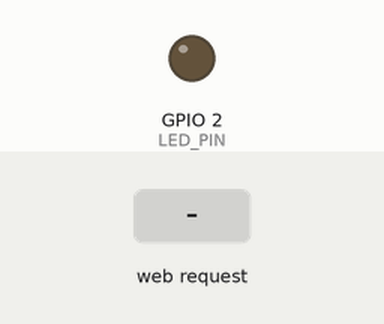
Recording of a sketch running on a simulated ESP32. Shown: output pins drawn as LEDs (lit = HIGH). The test bench sets the inputs (shaded band). WiFi joins after 1.5 s; servers stay silent unless stated; what the sketch prints to the serial monitor is not drawn.

Above: at 2.7 s.
2.8 s: HTTP request GET /set?b=120 received
At 4.6 s:
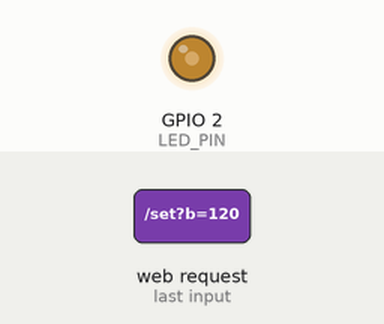
4.9 s: HTTP request GET /set received
At 5.06 s:
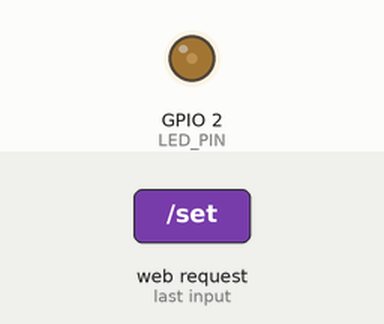
Timing chart, 0 to 7.9 s (numbered marks = the images above; inputs shaded):
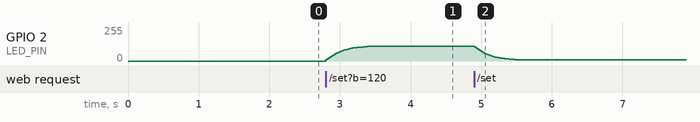

Measured:
- after the input at 2.8 s, GPIO 2 (LED_PIN): moves from 0/255 to 110/255 over 0.61 s, starting at once
- after the input at 4.9 s, GPIO 2 (LED_PIN): moves from 110/255 to 10/255 over 0.59 s, starting at once

The sketch:

ex07.ino
```cpp
#include <WiFi.h>
#include <WebServer.h>

const char* ssid = "OPPO Reno11 5G";
const char* password = "20060915zjm";
const int LED_PIN = 2;

WebServer server(80);
int targetBrightness = 0;   // 目标亮度（来自网页滑块）
int currentBrightness = 0;  // 当前实际亮度（平滑变化中）
unsigned long lastUpdate = 0;
const long updateInterval = 20; // 每20ms更新一次亮度，足够平滑

String makePage() {
  String html = R"rawliteral(
<!DOCTYPE html>
<html lang="zh-CN">
<head>
  <meta charset="UTF-8">
  <meta name="viewport" content="width=device-width, initial-scale=1.0">
  <title>无极调光器</title>
</head>
<body style="font-family:Arial; text-align:center; margin-top:50px;">
  <h1>LED 无极调光</h1>
  <input type="range" min="0" max="255" value="0" id="slider" style="width:80%;">
  <p>亮度值: <span id="value">0</span></p >

  <script>
    const slider = document.getElementById('slider');
    const valueDisplay = document.getElementById('value');

    slider.addEventListener('input', function() {
      const val = this.value;
      valueDisplay.textContent = val;
      fetch(`/set?b=${val}`);
    });
  </script>
</body>
</html>
)rawliteral";
  return html;
}

void handleRoot() {
  server.send(200, "text/html; charset=UTF-8", makePage());
}

void handleSet() {
  targetBrightness = server.arg("b").toInt();
  targetBrightness = constrain(targetBrightness, 0, 255);
  server.send(200, "text/plain", "OK");
}

void setup() {
  Serial.begin(9600);
  pinMode(LED_PIN, OUTPUT);
  // 初始关灯
  analogWrite(LED_PIN, 0);

  WiFi.begin(ssid, password);
  Serial.print("连接WiFi");
  while (WiFi.status() != WL_CONNECTED) {
    Serial.print(".");
    delay(300);
  }
  Serial.println("\n连接成功");
  Serial.print("访问地址: http://");
  Serial.println(WiFi.localIP());

  server.on("/", handleRoot);
  server.on("/set", handleSet);
  server.begin();
}

void loop() {
  server.handleClient();

  unsigned long now = millis();
  if (now - lastUpdate >= updateInterval) {
    lastUpdate = now;

    // 用sin函数做平滑过渡，让亮度变化没有顿挫感
    float diff = targetBrightness - currentBrightness;
    if (abs(diff) > 0) {
      // 用sin的0~π区间做缓变，速度柔和，不会突然跳变
      float t = 1.0 - abs(diff) / 255.0; // 距离目标越近，变化越慢
      float smoothFactor = sin(t * PI / 2); // sin(0~π/2)是0→1的缓升曲线
      int step = diff * smoothFactor * 0.1; // 步长系数，0.1控制平滑度
      currentBrightness += step;
      currentBrightness = constrain(currentBrightness, 0, 255);
    }

    // 输出PWM
    analogWrite(LED_PIN, currentBrightness);
  }
}
```
